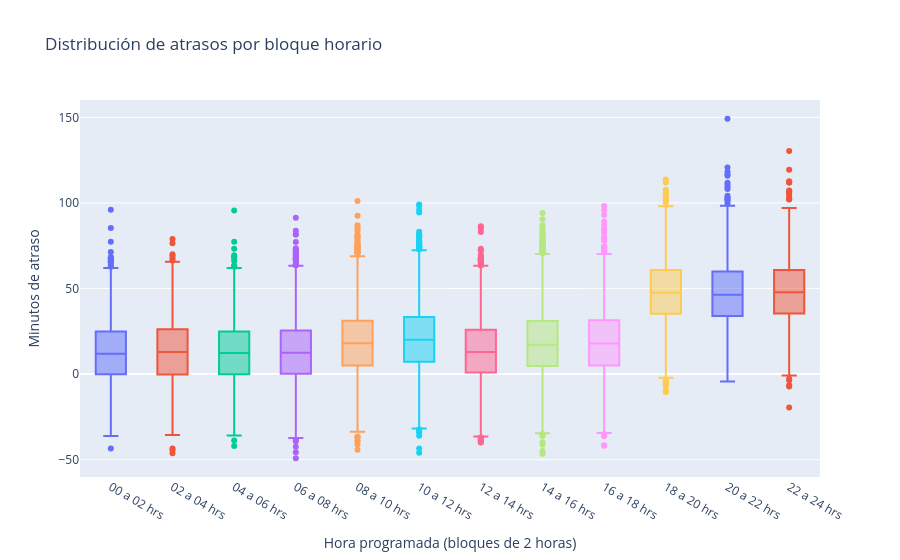

Notebook code cell kept with this figure:
### Markdown cell above
## Distribución del atraso según hora programada

El análisis por bloques horarios revela un patrón claro en el comportamiento de los atrasos operacionales.

Durante la madrugada y primeras horas del día (00:00–08:00), los atrasos tienden a ser menores y presentan una dispersión relativamente baja, lo que sugiere una operación más estable en estos horarios.

A partir de las 08:00 horas comienza a observarse un aumento gradual en la mediana del atraso y en la variabilidad de los tiempos, indicando una mayor acumulación de operaciones a medida que avanza la jornada.

El comportamiento más crítico se presenta entre las **18:00 y 24:00 horas**, donde se registran los mayores niveles de atraso y una dispersión considerablemente mayor, incluyendo múltiples valores extremos.

Este patrón sugiere que **la carga operacional acumulada durante el día impacta directamente en la puntualidad de las operaciones**, aumentando el riesgo de atraso en los bloques horarios de la tarde y noche.

### Code cell
# Análisis de distribución de atrasos por bloque horario
dataset_eda["hora_programada_dt"] = pd.to_datetime(dataset_eda["hora_programada"], format="%H:%M:%S")
dataset_eda["hora"] = dataset_eda["hora_programada_dt"].dt.hour

bins = [0,2,4,6,8,10,12,14,16,18,20,22,24]
labels = ["00 a 02 hrs","02 a 04 hrs","04 a 06 hrs","06 a 08 hrs","08 a 10 hrs","10 a 12 hrs",
          "12 a 14 hrs","14 a 16 hrs","16 a 18 hrs","18 a 20 hrs","20 a 22 hrs","22 a 24 hrs"]

dataset_eda["bloque_hora"] = pd.cut(dataset_eda["hora"], bins=bins, labels=labels, right=False)
dataset_eda["bloque_hora"] = dataset_eda["bloque_hora"].astype(str)

fig = px.box(
    dataset_eda,
    x="bloque_hora",
    y="minutos_atraso",
    color="bloque_hora",
    points="outliers",
    title="Distribución de atrasos por bloque horario",
    category_orders={"bloque_hora": labels}
)

fig.update_layout(
    xaxis_title="Hora programada (bloques de 2 horas)",
    yaxis_title="Minutos de atraso",
    showlegend=False
)

fig.show()

### Figure 1 — Plotly figure (JSON) as saved in the notebook; plotly's stock layout.template omitted (floating-point values rounded to 4 significant figures; data arrays with more than 128 entries replaced by an {"elided": "..."} marker saying what was removed)
{"data": [{"alignmentgroup": "True", "boxpoints": "outliers", "hovertemplate": "bloque_hora=%{x}<br>minutos_atraso=%{y}<extra></extra>", "legendgroup": "00 a 02 hrs", "marker": {"color": "#636efa"}, "name": "00 a 02 hrs", "notched": false, "offsetgroup": "00 a 02 hrs", "orientation": "v", "showlegend": true, "type": "box", "x": {"elided": "1767 str values"}, "x0": " ", "xaxis": "x", "y": {"elided": "1767 float values"}, "y0": " ", "yaxis": "y"}, {"alignmentgroup": "True", "boxpoints": "outliers", "hovertemplate": "bloque_hora=%{x}<br>minutos_atraso=%{y}<extra></extra>", "legendgroup": "02 a 04 hrs", "marker": {"color": "#EF553B"}, "name": "02 a 04 hrs", "notched": false, "offsetgroup": "02 a 04 hrs", "orientation": "v", "showlegend": true, "type": "box", "x": {"elided": "1719 str values"}, "x0": " ", "xaxis": "x", "y": {"elided": "1719 float values"}, "y0": " ", "yaxis": "y"}, {"alignmentgroup": "True", "boxpoints": "outliers", "hovertemplate": "bloque_hora=%{x}<br>minutos_atraso=%{y}<extra></extra>", "legendgroup": "04 a 06 hrs", "marker": {"color": "#00cc96"}, "name": "04 a 06 hrs", "notched": false, "offsetgroup": "04 a 06 hrs", "orientation": "v", "showlegend": true, "type": "box", "x": {"elided": "1711 str values"}, "x0": " ", "xaxis": "x", "y": {"elided": "1711 float values"}, "y0": " ", "yaxis": "y"}, {"alignmentgroup": "True", "boxpoints": "outliers", "hovertemplate": "bloque_hora=%{x}<br>minutos_atraso=%{y}<extra></extra>", "legendgroup": "06 a 08 hrs", "marker": {"color": "#ab63fa"}, "name": "06 a 08 hrs", "notched": false, "offsetgroup": "06 a 08 hrs", "orientation": "v", "showlegend": true, "type": "box", "x": {"elided": "4085 str values"}, "x0": " ", "xaxis": "x", "y": {"elided": "4085 float values"}, "y0": " ", "yaxis": "y"}, {"alignmentgroup": "True", "boxpoints": "outliers", "hovertemplate": "bloque_hora=%{x}<br>minutos_atraso=%{y}<extra></extra>", "legendgroup": "08 a 10 hrs", "marker": {"color": "#FFA15A"}, "name": "08 a 10 hrs", "notched": false, "offsetgroup": "08 a 10 hrs", "orientation": "v", "showlegend": true, "type": "box", "x": {"elided": "4110 str values"}, "x0": " ", "xaxis": "x", "y": {"elided": "4110 float values"}, "y0": " ", "yaxis": "y"}, {"alignmentgroup": "True", "boxpoints": "outliers", "hovertemplate": "bloque_hora=%{x}<br>minutos_atraso=%{y}<extra></extra>", "legendgroup": "10 a 12 hrs", "marker": {"color": "#19d3f3"}, "name": "10 a 12 hrs", "notched": false, "offsetgroup": "10 a 12 hrs", "orientation": "v", "showlegend": true, "type": "box", "x": {"elided": "4169 str values"}, "x0": " ", "xaxis": "x", "y": {"elided": "4169 float values"}, "y0": " ", "yaxis": "y"}, {"alignmentgroup": "True", "boxpoints": "outliers", "hovertemplate": "bloque_hora=%{x}<br>minutos_atraso=%{y}<extra></extra>", "legendgroup": "12 a 14 hrs", "marker": {"color": "#FF6692"}, "name": "12 a 14 hrs", "notched": false, "offsetgroup": "12 a 14 hrs", "orientation": "v", "showlegend": true, "type": "box", "x": {"elided": "4041 str values"}, "x0": " ", "xaxis": "x", "y": {"elided": "4041 float values"}, "y0": " ", "yaxis": "y"}, {"alignmentgroup": "True", "boxpoints": "outliers", "hovertemplate": "bloque_hora=%{x}<br>minutos_atraso=%{y}<extra></extra>", "legendgroup": "14 a 16 hrs", "marker": {"color": "#B6E880"}, "name": "14 a 16 hrs", "notched": false, "offsetgroup": "14 a 16 hrs", "orientation": "v", "showlegend": true, "type": "box", "x": {"elided": "4220 str values"}, "x0": " ", "xaxis": "x", "y": {"elided": "4220 float values"}, "y0": " ", "yaxis": "y"}, {"alignmentgroup": "True", "boxpoints": "outliers", "hovertemplate": "bloque_hora=%{x}<br>minutos_atraso=%{y}<extra></extra>", "legendgroup": "16 a 18 hrs", "marker": {"color": "#FF97FF"}, "name": "16 a 18 hrs", "notched": false, "offsetgroup": "16 a 18 hrs", "orientation": "v", "showlegend": true, "type": "box", "x": {"elided": "4094 str values"}, "x0": " ", "xaxis": "x", "y": {"elided": "4094 float values"}, "y0": " ", "yaxis": "y"}, {"alignmentgroup": "True", "boxpoints": "outliers", "hovertemplate": "bloque_hora=%{x}<br>minutos_atraso=%{y}<extra></extra>", "legendgroup": "18 a 20 hrs", "marker": {"color": "#FECB52"}, "name": "18 a 20 hrs", "notched": false, "offsetgroup": "18 a 20 hrs", "orientation": "v", "showlegend": true, "type": "box", "x": {"elided": "1815 str values"}, "x0": " ", "xaxis": "x", "y": {"elided": "1815 float values"}, "y0": " ", "yaxis": "y"}, {"alignmentgroup": "True", "boxpoints": "outliers", "hovertemplate": "bloque_hora=%{x}<br>minutos_atraso=%{y}<extra></extra>", "legendgroup": "20 a 22 hrs", "marker": {"color": "#636efa"}, "name": "20 a 22 hrs", "notched": false, "offsetgroup": "20 a 22 hrs", "orientation": "v", "showlegend": true, "type": "box", "x": {"elided": "1773 str values"}, "x0": " ", "xaxis": "x", "y": {"elided": "1773 float values"}, "y0": " ", "yaxis": "y"}, {"alignmentgroup": "True", "boxpoints": "outliers", "hovertemplate": "bloque_hora=%{x}<br>minutos_atraso=%{y}<extra></extra>", "legendgroup": "22 a 24 hrs", "marker": {"color": "#EF553B"}, "name": "22 a 24 hrs", "notched": false, "offsetgroup": "22 a 24 hrs", "orientation": "v", "showlegend": true, "type": "box", "x": {"elided": "1746 str values"}, "x0": " ", "xaxis": "x", "y": {"elided": "1746 float values"}, "y0": " ", "yaxis": "y"}], "layout": {"boxmode": "overlay", "legend": {"title": {"text": "bloque_hora"}, "tracegroupgap": 0}, "showlegend": false, "title": {"text": "Distribución de atrasos por bloque horario"}, "xaxis": {"anchor": "y", "categoryarray": ["00 a 02 hrs", "02 a 04 hrs", "04 a 06 hrs", "06 a 08 hrs", "08 a 10 hrs", "10 a 12 hrs", "12 a 14 hrs", "14 a 16 hrs", "16 a 18 hrs", "18 a 20 hrs", "20 a 22 hrs", "22 a 24 hrs"], "categoryorder": "array", "domain": [0, 1], "title": {"text": "Hora programada (bloques de 2 horas)"}}, "yaxis": {"anchor": "x", "domain": [0, 1], "title": {"text": "Minutos de atraso"}}}}
